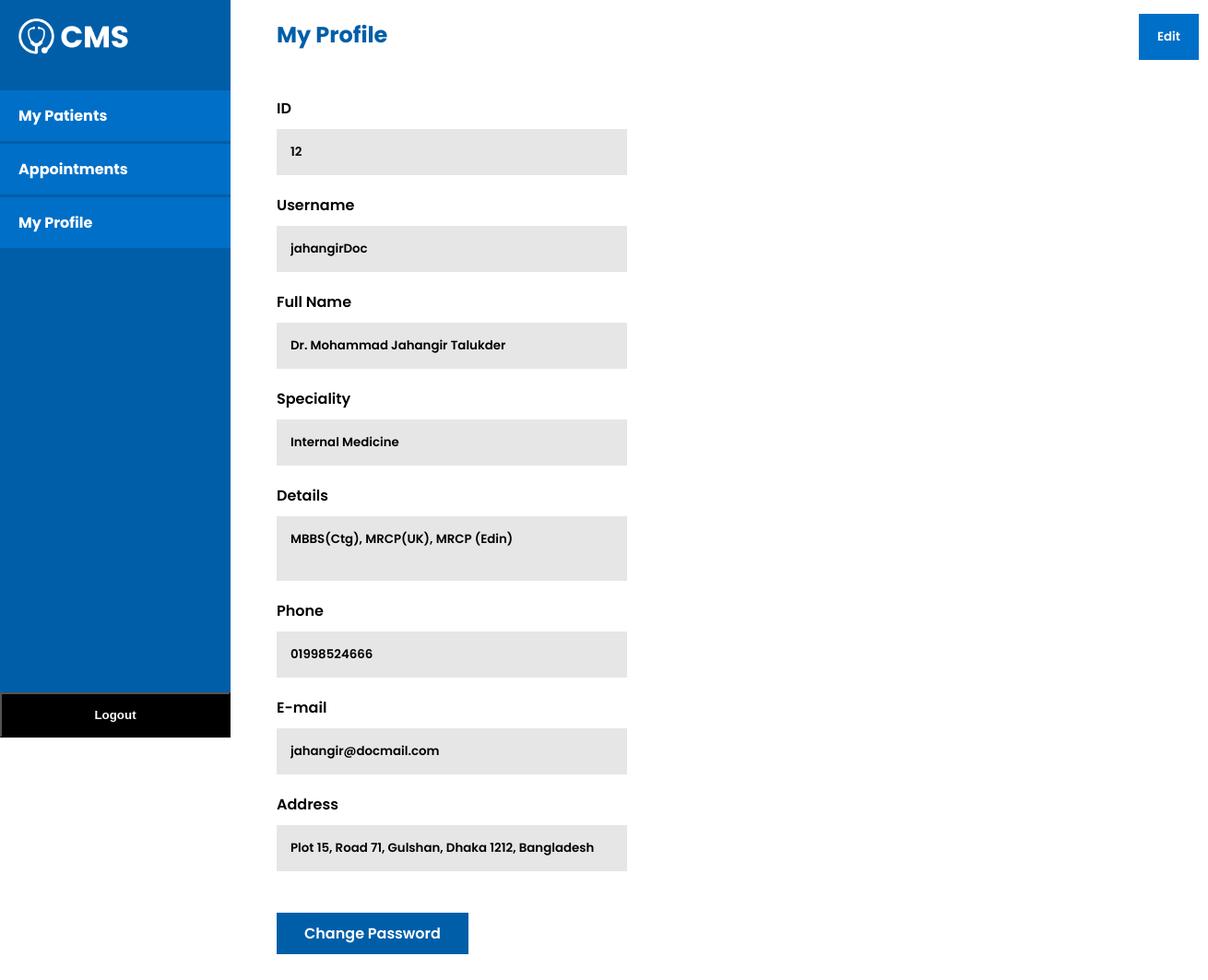
The app's page /doc_profile.php (signed in) with its own data.
### tables this page shows
CREATE TABLE `doctor` (
  `id` int(5) NOT NULL,
  `username` varchar(50) NOT NULL,
  `Name` varchar(50) NOT NULL,
  `password` varchar(200) NOT NULL,
  `phone` varchar(15) NOT NULL,
  `Address` text NOT NULL,
  `hireDate` date NOT NULL,
  `resignDate` date DEFAULT NULL,
  `visitingHour` varchar(20) NOT NULL,
  `email` varchar(50) NOT NULL,
  `Speciality` varchar(50) NOT NULL,
  `Details` text DEFAULT NULL
);

### doc_profile.php (the view, shortened to what this page needs)
<?php
require "includes/validation.php";
$id = $username = $name = $age = $spec = $phone = $address = $mail = $details = '';
$sql_name= "select * from doctor where ID = ".$_SESSION['userid']." ";
$result= mysqli_query($conn, $sql_name);
while($row = $result->fetch_assoc())
{
	$id= $row["id"];
	$username = $row["username"];
	$name= $row["Name"];
	$spec= $row["Speciality"];
	$phone= $row["phone"];
	$mail= $row["email"];
	$address = $row['Address'];
	$details = $row['Details'];
}
?>
<!DOCTYPE html>
<html lang="en">
<head>
<link rel="stylesheet" type="text/css" href="StyleSheet/leftNav.css">
<link rel="stylesheet" type="text/css" href="StyleSheet/footer.css">
<link rel="stylesheet" type="text/css" href="StyleSheet/panel.css">
<link rel="stylesheet" type="text/css" href="StyleSheet/common.css">
</head>
<body>
	<?php include 'includes/leftNav_doc.php'; ?>
	<section id="board">
		<h1 class="header">My Profile</h1>
		<button class="add_btn" onclick="edit()">Edit</button>
		<form action="doc_profile.php" method="POST">
		<div style="margin-top: 50px">
			<p class="common_label">ID</p>
			<input class="common_inputField" type="text" name="u_id" value="<?php echo $id; ?>" readonly>
		</div>
		<div>
			<p class="common_label">Username</p>
			<input class="common_inputField" type="text" name="user_name" value="<?php echo $username; ?>" readonly>
		</div>
		<div>
			<p class="common_label">Full Name</p>
			<input class="info common_inputField" type="text" name="u_name" value="<?php echo $name; ?>" readonly>
		</div>
		<div>
			<p class="common_label">Speciality</p>
			<input class="info common_inputField" type="text" name="u_spec" value="<?php echo $spec; ?>" readonly>
		</div>
		<div>
			<p class="common_label">Details</p>
			<textarea class="info common_inputField" style="resize: none;" type="text" name="details"  rows="2" cols="65" readonly><?php echo $details; ?></textarea>
		</div>
		<div>
			<p class="common_label">Phone</p>
			<input class="info common_inputField" type="text" name="u_phone" value="<?php echo $phone; ?>" readonly>
		</div>
		<div>
			<p class="common_label">E-mail</p>
			<input class="common_inputField" type="text" name="u_mail" value="<?php echo $mail; ?>" readonly>
		</div>
		<div>
			<p class="common_label">Address</p>
			<input class="info common_inputField" type="text" name="u_address" value="<?php echo $address; ?>" readonly>
		</div>
		<br>
	</form>
	 <a href="changePass.php"><button class="common_btn" style="margin-top: 20px; margin-bottom: 60px">Change Password</button></a>
	</section>
</body>
</html>

### StyleSheet/panel.css (style rules this page uses)
* { padding: 0px; margin: 0px; }
body { font-family: 'Poppins', sans-serif; scroll-behavior: smooth; }
#board { width: 1000px; height: 100vh; margin-left: 300px; }
.header { padding-top: 20px; color: #005EA8; }
.add_btn { background-color: #006FC7; padding: 15px 20px; border: none; color: white; font-weight: 600; position: relative; top: -40px; float: right; font-family: 'Poppins', sans-serif; cursor: pointer; }

### StyleSheet/common.css (style rules this page uses)
* { margin: 0; padding: 0; }
body { font-family: 'Poppins', sans-serif; scroll-behavior: smooth; }
.common_inputField { font-weight: 600; font-family: 'Poppins', sans-serif; background-color: #E6E6E6; padding: 15px; display: block; margin-top: 10px; border: none; width:350px; }
.common_btn { font-size: 16px; font-weight: 600; background-color: #005EA8; padding: 10px 30px; border: none; font-family: 'Poppins', sans-serif; color: white; cursor: pointer; }
.common_label { font-weight: 600; margin-top: 20px; }

### records on screen
doctor: u_id "12", user_name "jahangirDoc", u_name "Dr. Mohammad Jahangir Talukder", u_spec "Internal Medicine", details "MBBS(Ctg), MRCP(UK), MRCP (Edin)", u_phone "01998524666", u_mail "jahangir@docmail.com", u_address "Plot 15, Road 71, Gulshan, Dhaka 1212, Bangladesh"
